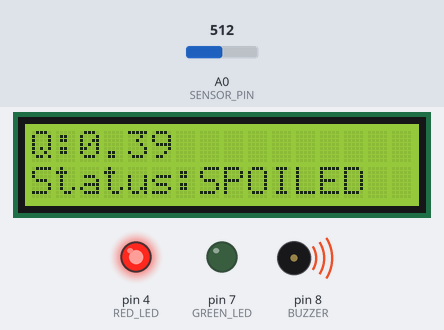
The sketch below on a simulated Arduino Uno, built with avr-gcc and run on an emulated ATmega328P. On the bench: 16×2 character LCD, output pins drawn as LEDs (lit = HIGH), buzzer (waves = sounding). The test bench sets the inputs (shaded band); at power-on: A0 (SENSOR_PIN) = 512. What the sketch prints to the serial monitor is not drawn.

Above: at 3.3 s.
3.4 s: A0 (SENSOR_PIN) set to 479
At 4.9 s:
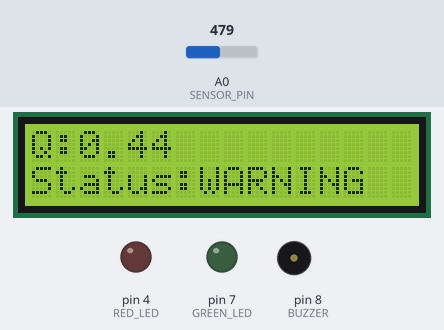
5.8 s: A0 (SENSOR_PIN) set to 306
At 7.1 s:
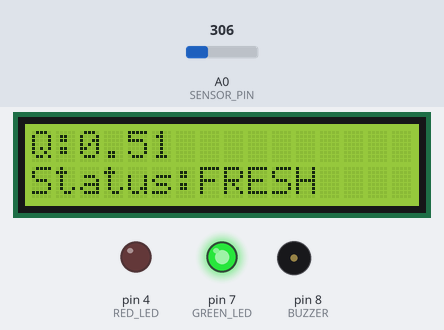
8.8 s: A0 (SENSOR_PIN) set to 122
At 10.3 s:
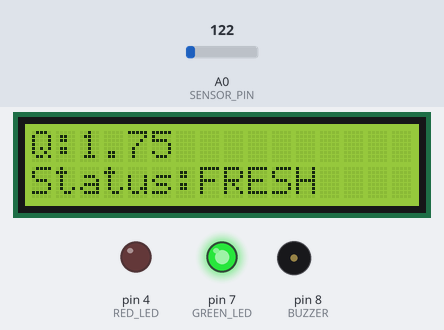
11.8 s: A0 (SENSOR_PIN) set to 450
At 13.6 s:
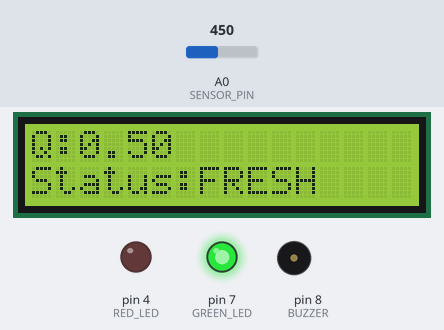
13.9 s: A0 (SENSOR_PIN) set to 478
At 14.6 s:
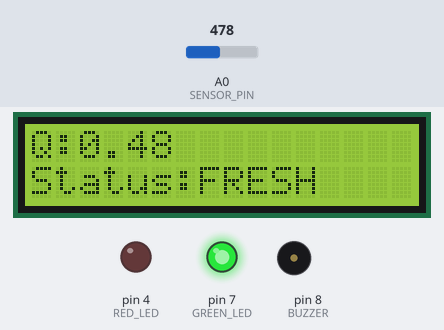
Timing chart, 0 to 17.2 s (numbered marks = the images above; inputs shaded):
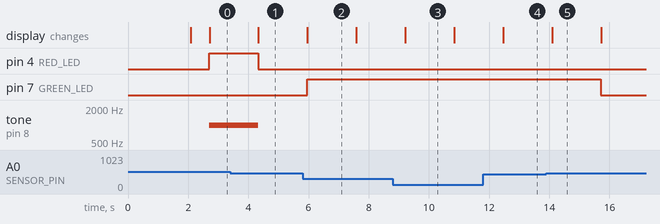

The sketch:

freshness_detector.ino
```cpp
#include <Wire.h>
#include <LiquidCrystal_I2C.h>

// ================= LCD CONFIG =================
LiquidCrystal_I2C lcd(0x27, 16, 2);

// ================= HARDWARE PINS =================
const int SENSOR_PIN = A0;
const int GREEN_LED = 7;
const int RED_LED   = 4;
const int BUZZER    = 8;

// ================= SENSOR CALIBRATION =================
// R0 value obtained during calibration phase
const float R0 = 2.56;

// =====================================================
// ================= AI MODEL (Decision Tree) ===========
// =====================================================

// Decision Tree trained in Python (scikit-learn)
// and converted manually to embedded C++ for inference
class DecisionTree {
public:
    int predict(float ratio) {

        if (ratio <= 0.322149395942688) {

            if (ratio <= 0.09936778992414474) {
                return 2; // Spoiled
            }
            else {
                if (ratio <= 0.11093186214566231) {
                    return 1; // Warning
                }
                else {
                    if (ratio <= 0.2663399428129196) {
                        if (ratio <= 0.24475368857383728) {
                            return 1; // Warning
                        } else {
                            return 2; // Spoiled
                        }
                    } else {
                        return 2; // Spoiled
                    }
                }
            }
        }
        else {
            if (ratio <= 0.38857822120189667) {
                return 0; // Fresh
            }
            else if (ratio <= 0.42448200285434723) {
                return 2; // Spoiled
            }
            else if (ratio <= 0.47143931686878204) {
                return 1; // Warning
            }
            else {
                return 0; // Fresh
            }
        }
    }
};

// Create model instance
DecisionTree model;

// =====================================================
// ================= UTILITY FUNCTIONS ==================
// =====================================================

// Apply moving average filter to reduce sensor noise
float readFilteredSensor(int samples = 20, int delayMs = 30) {
    float total = 0;

    for (int i = 0; i < samples; i++) {
        total += analogRead(SENSOR_PIN);
        delay(delayMs); // simple filtering (can be improved using millis)
    }

    return total / samples;
}

// Convert raw sensor reading to gas ratio (RS/R0)
float computeGasRatio(float rawValue) {

    // Convert analog reading to voltage
    float voltage = rawValue * (5.0 / 1023.0);

    // Avoid division by zero
    if (voltage == 0) return 0;

    // Calculate sensor resistance
    float RS_gas = (5.0 - voltage) / voltage;

    // Normalize using calibration baseline
    float ratio = RS_gas / R0;

    return ratio;
}

// =====================================================
// ======================= SETUP ========================
// =====================================================

void setup() {

    Serial.begin(9600);

    lcd.init();
    lcd.backlight();

    pinMode(GREEN_LED, OUTPUT);
    pinMode(RED_LED, OUTPUT);
    pinMode(BUZZER, OUTPUT);

    lcd.setCursor(0, 0);
    lcd.print("Fruit AI System");

    delay(2000);
    lcd.clear();
}

// =====================================================
// ======================== LOOP ========================
// =====================================================

void loop() {

    // ===== 1. Read Sensor (Filtered) =====
    float rawSensorValue = readFilteredSensor();

    // ===== 2. Compute Feature =====
    float ratio = computeGasRatio(rawSensorValue);

    // ===== 3. Run AI Model =====
    int prediction = model.predict(ratio);

    // ===== 4. Debug Output =====
    Serial.print("Ratio: ");
    Serial.println(ratio);

    Serial.print("Prediction: ");
    Serial.println(prediction);

    // ===== 5. Display Ratio =====
    lcd.setCursor(0, 0);
    lcd.print("Q:");
    lcd.print(ratio);
    lcd.print("    ");

    // ===== 6. Output Result =====

    // 0 = Fresh
    if (prediction == 0) {

        digitalWrite(GREEN_LED, HIGH);
        digitalWrite(RED_LED, LOW);
        noTone(BUZZER);

        lcd.setCursor(0, 1);
        lcd.print("Status:FRESH  ");
    }

    // 1 = Warning
    else if (prediction == 1) {

        digitalWrite(GREEN_LED, LOW);
        digitalWrite(RED_LED, LOW);
        noTone(BUZZER);

        lcd.setCursor(0, 1);
        lcd.print("Status:WARNING");
    }

    // 2 = Spoiled
    else {

        digitalWrite(GREEN_LED, LOW);
        digitalWrite(RED_LED, HIGH);
        tone(BUZZER, 1000);

        lcd.setCursor(0, 1);
        lcd.print("Status:SPOILED");
    }

    delay(1000); // can be replaced with non-blocking timing
}
```

Measured:
- the behaviour switches between 491 and 490 on A0 (SENSOR_PIN) (found by bisection; images 0 and 1)
- after the input at 3.4 s, pin 4 (RED_LED): HIGH → LOW after 0.92 s; tone on pin 8 (BUZZER): 1000 Hz → silent after 0.92 s; the display: changes after 0.94 s (image 1)
- after the input at 5.8 s, pin 7 (GREEN_LED): LOW → HIGH after 0.15 s; the display: changes after 0.16 s (image 2)
- after the input at 8.8 s, the display: changes after 0.42 s (image 3)
- after the input at 11.8 s, the display: changes after 0.67 s (image 4)
- after the input at 13.9 s, pin 7 (GREEN_LED): HIGH → LOW after 1.8 s; the display: changes after 0.20 s (image 5)
- what the display in image 2 shows lasts 1.6 s, from 6.0 s to 7.6 s
